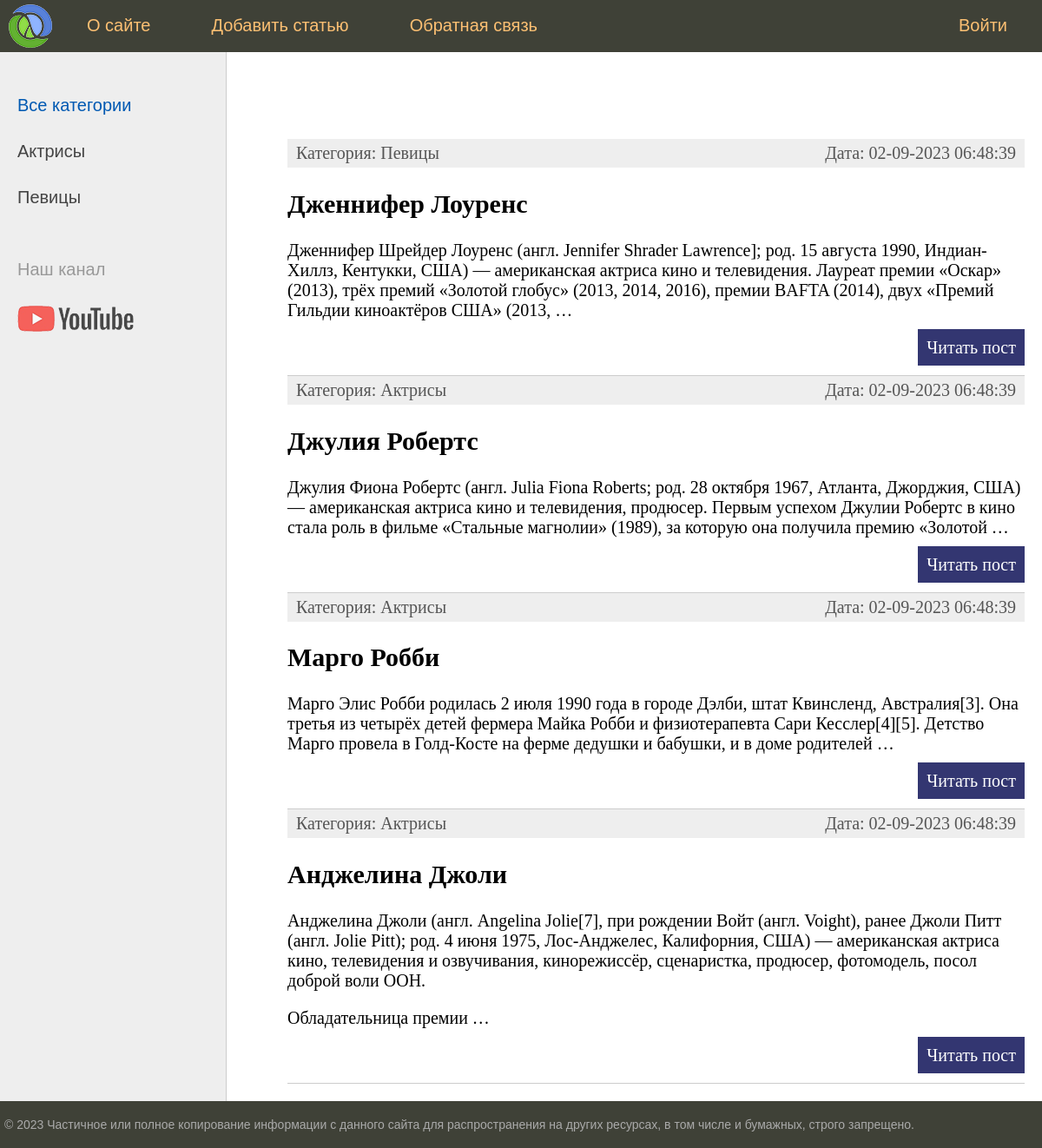
/, run on an earlier commit of the app's database.
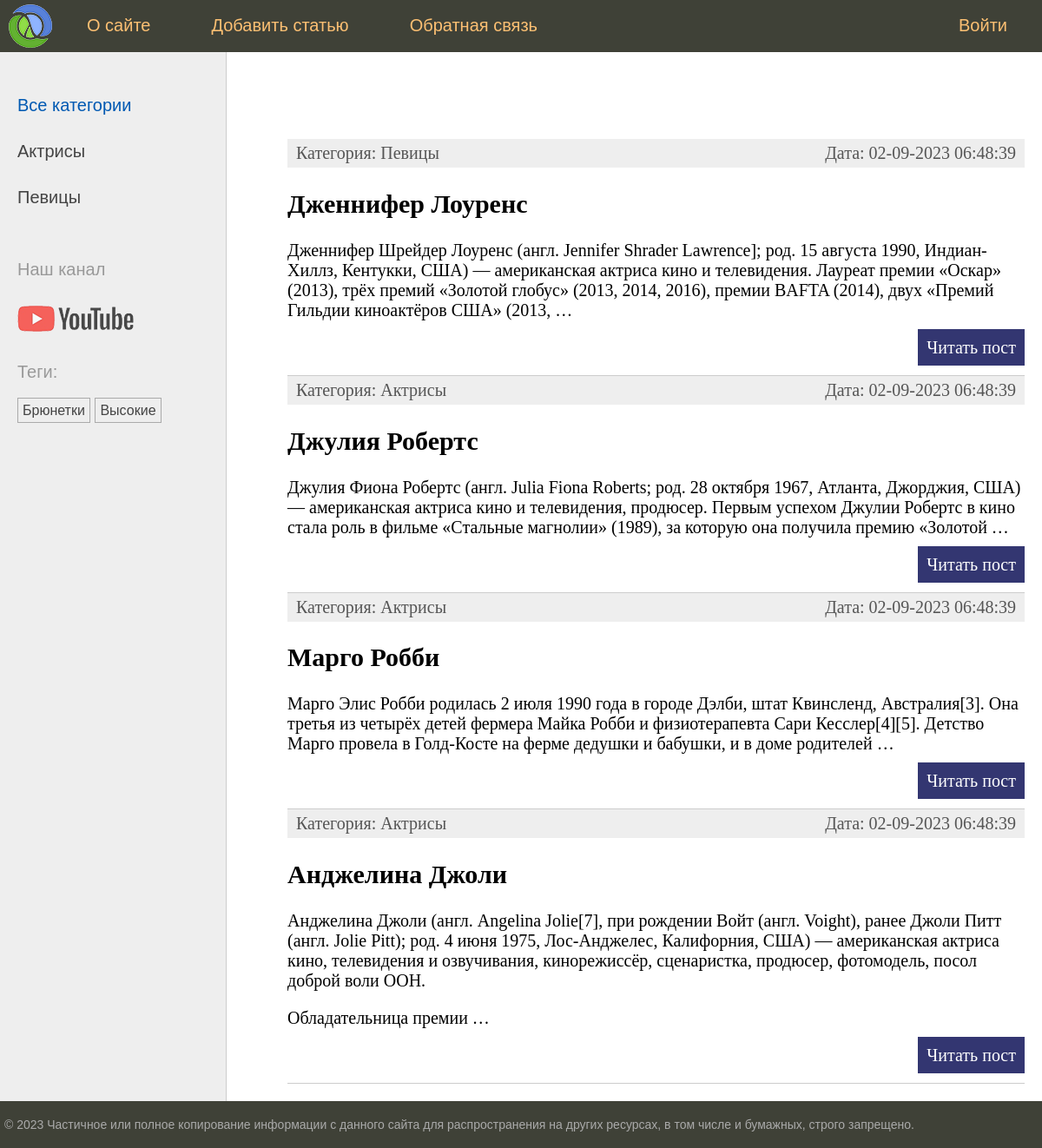
And on a later commit of the database.
### women/models.py (models this page shows, shortened)
class Category(Model):
    name = CharField(max_length=100, db_index=True)
    slug = SlugField(max_length=255, unique=True, db_index=True)
    def get_absolute_url(self):
        return reverse('category', kwargs={'cat_slug': self.slug})

class Women(Model):
    class Status(IntegerChoices):
        DRAFT = 0, 'Черновик'
        PUBLISHED = 1, 'Опубликовано'
    title = CharField(max_length=255)
    slug = SlugField(max_length=255, unique=True, db_index=True)
    content = TextField(blank=True)
    time_create = DateTimeField(auto_now_add=True)
    time_update = DateTimeField(auto_now=True)
    is_published = BooleanField(choices=Status.choices, default=Status.DRAFT)
    category = ForeignKey('Category', on_delete=PROTECT, related_name='posts')  # women_set -> posts
    tags = ManyToManyField('TagPost', blank=True, related_name='tags')
    husband = OneToOneField('Husband', on_delete=SET_NULL, null=True, blank=True, related_name='wuman')
    objects = Manager()
    published = PublishedManager()
    class Meta:
        ordering = ['-time_create']
        indexes = [
            Index(fields=['-time_create'])
        ]
    def get_absolute_url(self):
        return reverse('post', kwargs={'post_slug': self.slug})

class TagPost(Model):
    tag = CharField(max_length=100, db_index=True)
    slug = SlugField(max_length=255, unique=True, db_index=True)
    def get_absolute_url(self):
        return reverse('tag', kwargs={'tag_slug': self.slug})

### women/views.py (the view)
# urls.py: path('',                            index,              name='home'),
def index(request: HttpRequest) -> HttpResponse:
    posts = Women.published.all()
    data = {
        'title': 'Главная страница',
        'menu': menu,
        'posts': posts,
        'cat_selected': 0,
    }
    return render(request, 'women/index.html', context=data)

### women/models.py (called while the page is built)
    def get_queryset(self) -> QuerySet:
        return super().get_queryset().filter(is_published=Women.Status.PUBLISHED)

### women/templatetags/women_tags.py (called while the page is built)
@register.inclusion_tag('women/list_categories.html')
def show_categories(cat_selected: int = 0):
    cats = Category.objects.annotate(total=Count("posts")).filter(total__gt=0)
    return {'cats': cats, 'cat_selected': cat_selected}

@register.inclusion_tag('women/list_tags.html')
def show_all_tags():
    return {'tags': TagPost.objects.annotate(total=Count("tags")).filter(total__gt=0)}

### women/templates/women/index.html (shortened to what this page needs)
{% extends 'base.html' %}
{% block content %}
<ul class="list-articles">
  {% for post in posts %}
  <li>
    <div class="article-panel">
      <p class="first">Категория: {{ post.category.name }}</p>
      <p class="last">Дата: {{ post.time_update|date:"d-m-Y H:i:s" }}</p>
    </div>
    <h2>{{ post.title }}</h2>
    {% autoescape off %}
    {{ post.content|linebreaks|truncatewords:40 }}
    {% endautoescape %}
    <p class="link-read-post"><a href="{{ post.get_absolute_url }}">Читать пост</a></p>
  </li>
  {% endfor %}
</ul>
{% endblock %}

### women/templates/women/list_categories.html
{% for category in cats %}
{% if cat_selected == category.id %}
<li class="selected">{{ category.name }}</li>
{% else %}
<li><a href="{{ category.get_absolute_url }}">{{ category.name }}</a></li>
{% endif %}
{% endfor %}

### women/templates/women/list_tags.html
{% if tags %}
<p>Теги:</p>
<ul class="tags-list">
  {% for tag in tags%}
  <li><a href="{{ tag.get_absolute_url }}">{{ tag.tag }}</a></li>
  {% endfor %}
</ul>
{% endif %}

What changed in the data, as far as the page shows it:
added TagPost: tag "Брюнетки"
added TagPost: tag "Высокие"
Also different on the page:
text now shown: "Теги:"
